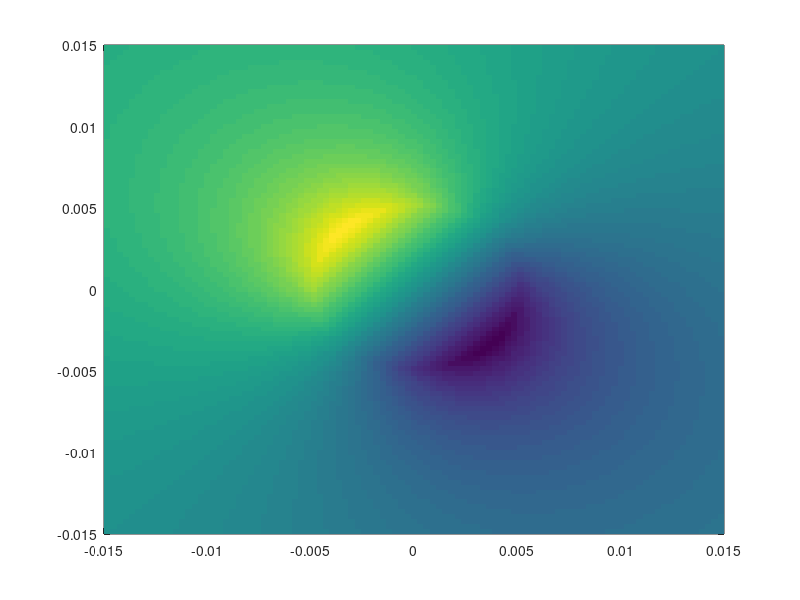
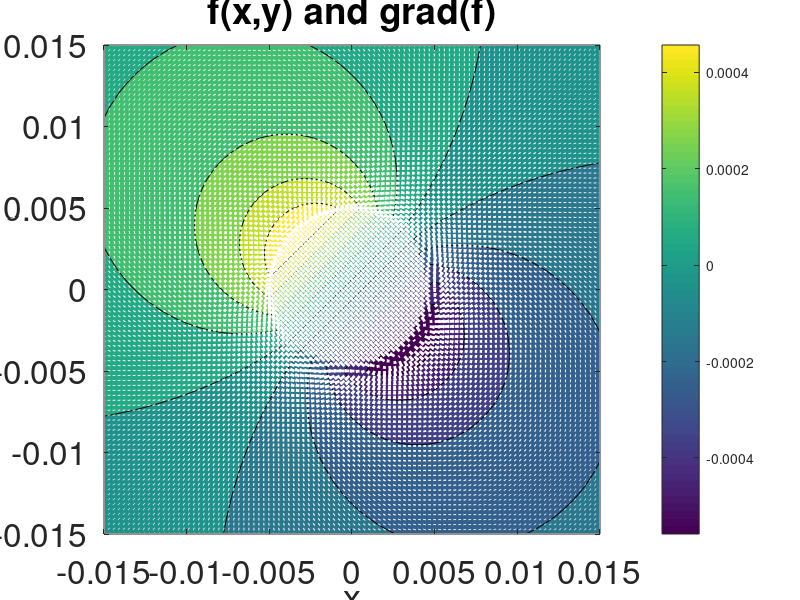
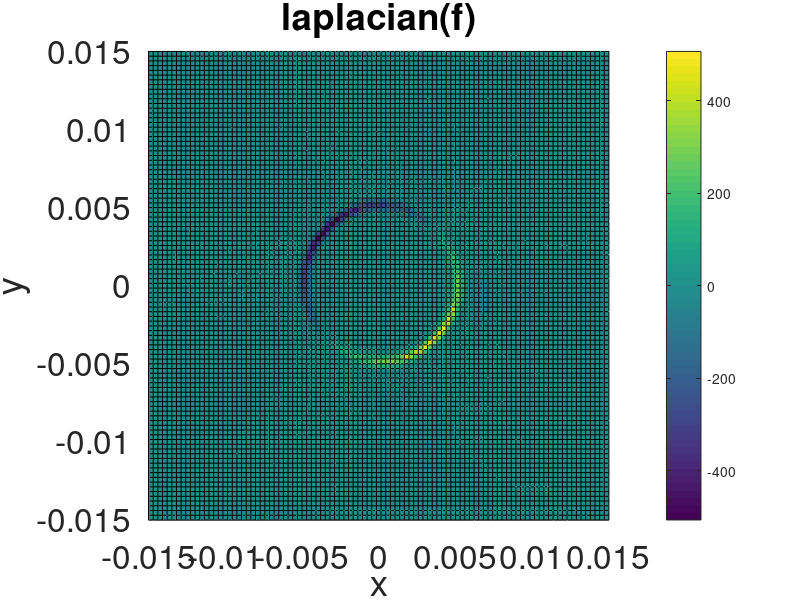

These figures' MATLAB source, in order:
%% Multidimensional function and partial derivatives:  grad and div (laplacian and curl also useful)
lx=100;
ly=100;
% lz=100;
%constants
I=10;
a=0.005;
m0=(4*pi)*10.^(-7);

% x=linspace(-5,5,lx);
% y=linspace(-5,5,ly);
x = linspace(-3*a,3*a,lx);
y = linspace(-3*a,3*a,ly);
% z = linspace(-3*a,3*a,lz);
[X,Y]=meshgrid(x,y);
% [X,Y,Z]=meshgrid(x,y,z);
 
%f=exp(-(X.^2)/2/2).*exp(-Y.^2/2/1);

f = zeros(100,100);
for i=1:100
    for j=1:100
        if (sqrt(x(i).^2 +y(j).^2) < a)
            f(i,j) = ((m0.*I)/(2.*pi.*a.^2).*sqrt(x(i).^2+y(j).^2)).*(-y(j)/sqrt(x(i).^2+y(j).^2)+(x(i)./sqrt(x(i).^2+y(j).^2)));
        else
            f(i,j) = ((m0.*I)/(2.*pi.*sqrt(x(i).^2+y(j).^2))).*(-y(j)/sqrt(x(i).^2+y(j).^2)+(x(i)./sqrt(x(i).^2+y(j).^2)));
        end %if 
    end %for
end %for
 

%% plotter
figure(1);
pcolor(x,y,f);
shading flat;

figure(2);
contourf(x,y,f);
xlabel('x');
ylabel('y');
title('f(x,y) and grad(f)');
colorbar;

%gradient of scalar function
dx=x(2)-x(1);
dy=y(2)-y(1);
% dz=z(2)-z(1);

%% Gradient
gradx=zeros(size(f));
grady=zeros(size(f));

%x component of gradient
gradx(:,1)=(f(:,2)-f(:,1))/dx;
for ix=2:lx-1
    gradx(:,ix)=(f(:,ix+1)-f(:,ix-1))/2/dx;    %\partial/\partial x
end %for
gradx(:,lx)=(f(:,lx)-f(:,lx-1))/dx;

%y component of gradient
grady(1,:)=(f(2,:)-f(1,:))/dy;
for iy=2:ly-1
    grady(iy,:)=(f(iy+1,:)-f(iy-1,:))/2/dy;    %\partial/\partial y
end %for
grady(ly,:)=(f(ly,:)-f(ly-1,:))/dy;

%add quiver on top of color plot
hold on;
quiver(X,Y,gradx,grady,'Color','white','LineWidth',2);
set(gca,'FontSize',24);
hold off;

% %% Curl 
% curlx=zeros(size(f));
% curly=zeros(size(f));
% curlz=zeros(size(f));
% 
% %x component of curl
% curlx(:,1)=(f(:,2)-f(:,1))/dx;
% for ix=2:lx-1
%     curlx(:,ix)=(f(:,ix+1)-f(:,ix-1))/2/dx;    %\partial/\partial x
% end %for
% curlx(:,lx)=(f(:,lx)-f(:,lx-1))/dx;
% 
% %y component of curl 
% curly(1,:)=(f(2,:)-f(1,:))/dy;
% for iy=2:ly-1
%     curly(iy,:)=(f(iy+1,:)-f(iy-1,:))/2/dy;    %\partial/\partial y
% end %for
% curly(ly,:)=(f(ly,:)-f(ly-1,:))/dy;
% 
% %z component of curl 
% curlz(1,:)=(f(2,:)-f(1,:))/dz;
% for iz=2:lz-1
%     curlz(iz,:)=(f(iz+1,:)-f(iz-1,:))/2/dz;    %\partial/\partial z
% end %for
% curlz(lz,:)=(f(lz,:)-f(lz-1,:))/dz;
% 
% %add quiver for curl on top of color plot
% figure(3);
% contour3(x,y,f);
% xlabel('x');
% ylabel('y');
% zlabel('z');
% title('f(x,y,z) and grad(f)');
% colorbar;
% quiver3(X,Y,Z,curlx,curly,curlz,'Color','white','LineWidth',2);
% set(gca,'FontSize',24);
% hold off;

%% Take the Laplacian by taking divergence of the previously computed gradient
f=gradx;
g=grady;

%x-derivative part of the divergence
divx=zeros(size(f));
divx(:,1)=(f(:,2)-f(:,1))/dx;
for ix=2:lx-1
    divx(:,ix)=(f(:,ix+1)-f(:,ix-1))/2/dx;
end %for
divx(:,lx)=(f(:,lx)-f(:,lx-1))/dx;

%y-derivative part of the divergence
divy=zeros(size(y));
divy(1,:)=(g(2,:)-g(1,:))/dy;
for iy=2:ly-1
    divy(iy,:)=(g(iy+1,:)-g(iy-1,:))/2/dy;
end %for
divy(ly,:)=(g(ly,:)-g(ly-1,:))/dy;


%z-derivative part of the divergence 
% divz=zeros(size(z));
% divz(1,:)=(g(2,:)-g(1,:))/dz;
% for iz=2:lz-1
%     divz(iz,:)=(g(iz+1,:)-g(iz-1,:))/2/dz;
% end %for
% divz(ly,:)=(g(lz,:)-g(lz-1,:))/dz;

div=divx+divy;    %this is really laplacian b/c input is gradient

figure(4);
surface(x,y,div);
set(gca,'FontSize',24);
xlabel('x');
ylabel('y');
zlabel('z');
title('laplacian(f)');
colorbar;